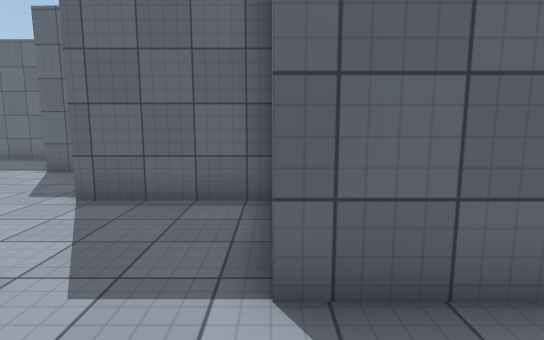
[1] (above)

19 first-person views from a walk through a scene from a Unity 3-D project. The camera is 1.5 m above the floor, tilts 8° down and sees 80° across. The floor is counted in squares, 1 m on a side. Each view is taken from the middle of a square. On the plan, view 1 faces up. The plan holds only what a view shows up to about 15 squares ahead; the rest is blank. The place goes on beyond the plan. The player is left out. Some animated figures are left out. Surface patterns are stand-ins for the level's own textures.

[2]
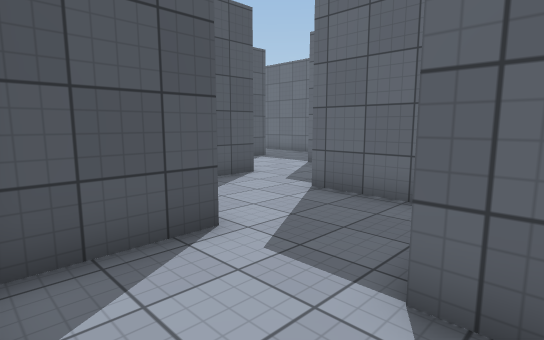

[3]
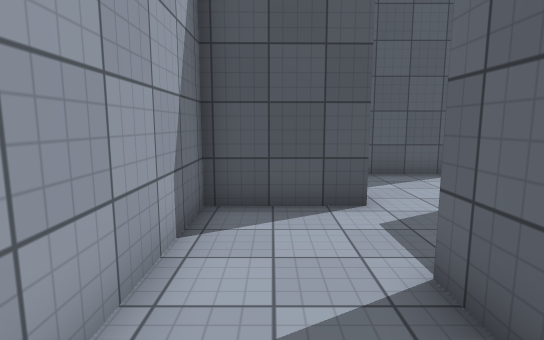

[4]
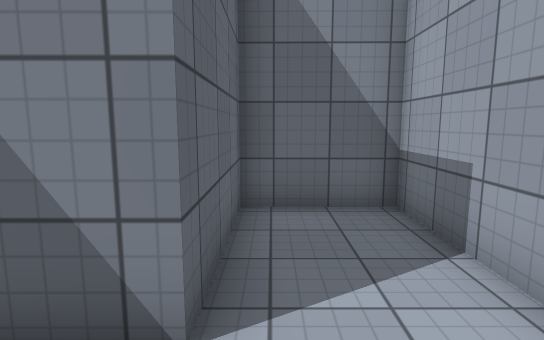

[5]
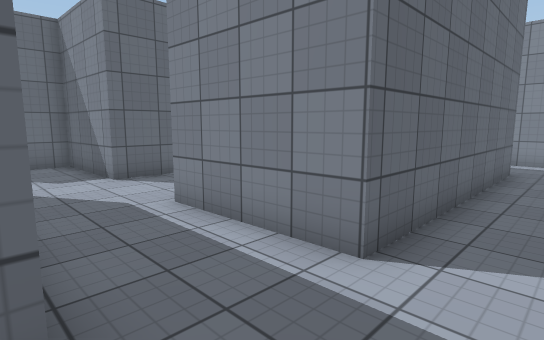

[6]
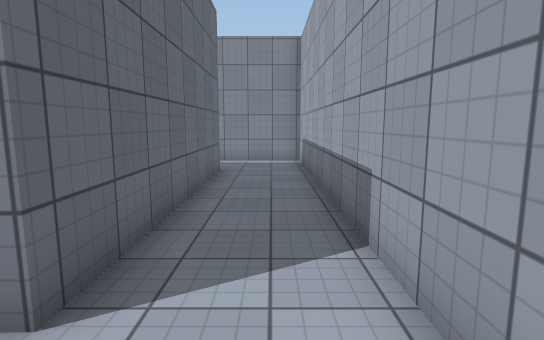

[7]
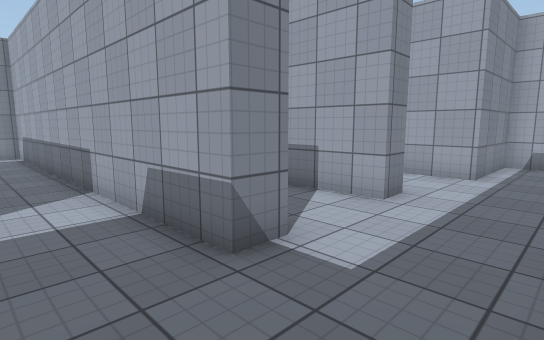

[8]
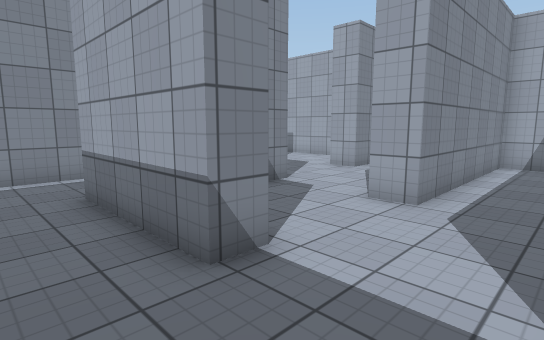

[9]
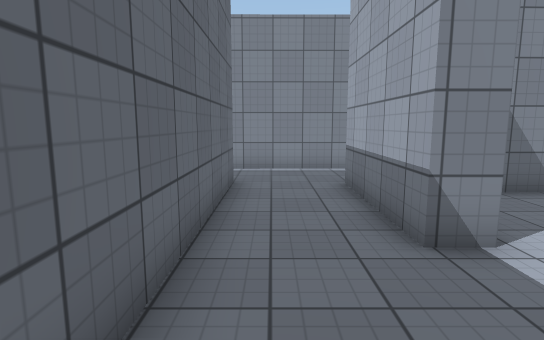

[10]
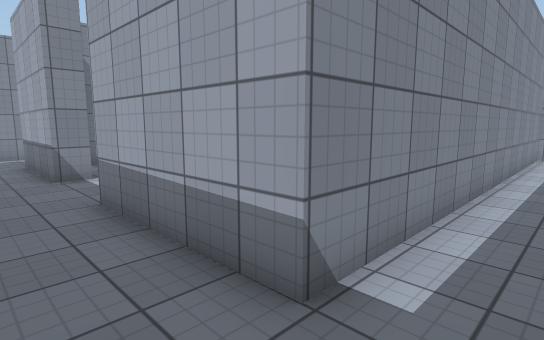

[11]
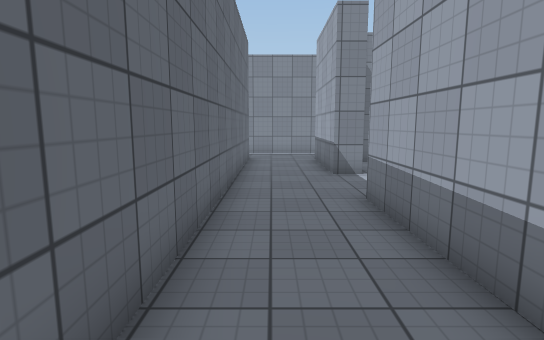

[12]
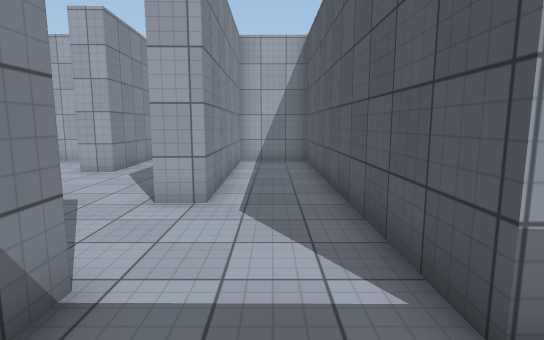

[13]
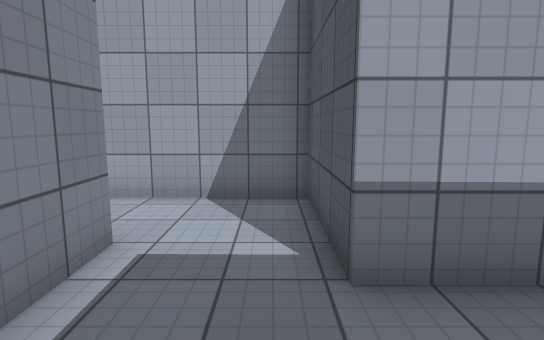

[14]
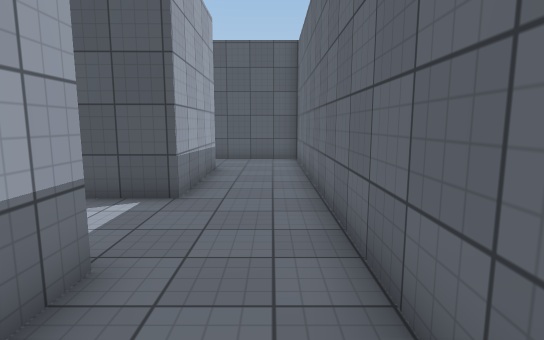

[15]
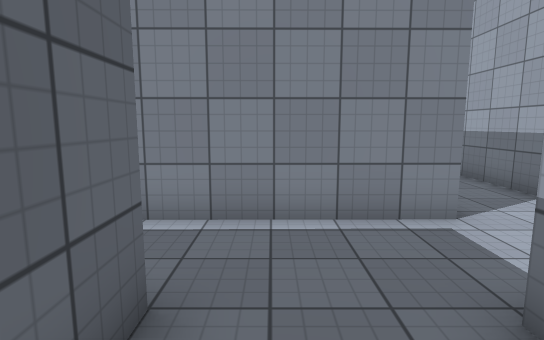

[16]
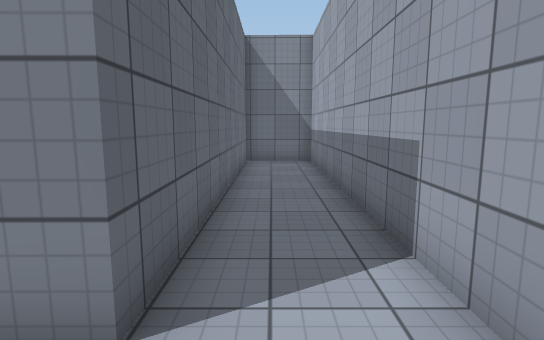

[17]
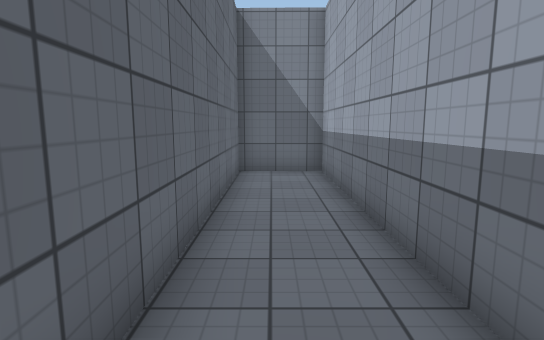

[18]
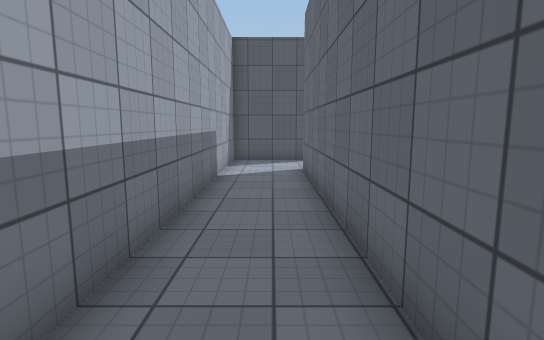

[19]
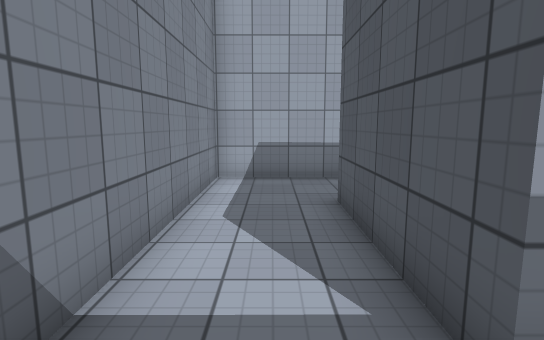

### Floor plan
Ten units are one square. View 1 is at (0, 0); x grows to the right and y downward. Boxes are objects, and circles mark ways between rooms. Rooms are numbered by the first view taken in them; rooms with no view inside come last. Other rooms are left out.
<svg viewBox="-180 -151 299 276">
<path fill="none" stroke="#000" d="M0 -63 -39 -63 -39 -75M47 -35 47 13 -38 13 -39 -27 -29 -28 -28 3 38 3 38 -26 1 -26 1 -39M-72 42 76 42 76 -34M-67 -69 -67 -39M-72 52 -72 42M-72 91 -72 81 -45 81M-77 120 -57 120M-39 -75 -40 -102 -72 -102 -72 -111 -27 -111 -27 -96M-77 5 -78 -69 -67 -69M-24 -140 -175 -141M0 -101 0 -146M-153 42 -154 -112 -105 -111 -104 2 -77 2M-27 -96 -27 -74 114 -74 114 -101 0 -101"/>
<circle cx="-70" cy="25" r="3" fill="#2a7"/>
<circle cx="-55" cy="-65" r="3" fill="#2a7"/>
<circle cx="-15" cy="-105" r="3" fill="#2a7"/>
<text x="0" y="-10">1</text>
<text x="-70" y="70">2</text>
<text x="-100" y="-80">3</text>
<text x="40" y="-90">4</text>
</svg>
Room 1 opens to room 2. Room 1 opens to room 3. Room 3 opens to room 4.

Where each view was taken, in squares from view 1:
view 1: 0 up, 0 right, facing up
view 2: 0 up, 1 right, facing up-left
view 3: 1 up, 3 right, facing left
view 4: 2 up, 2 left, facing right
view 5: 3 down, 7 left, facing up-right
view 6: 3 down, 6 left, facing right
view 7: 2 down, 10 left, facing down-right
view 8: 13 up, 10 left, facing down-right
view 9: 13 up, 11 left, facing right
view 10: 13 up, 17 left, facing down-right
view 11: 13 up, 17 left, facing right
view 12: 13 up, 9 left, facing down
view 13: 14 up, 2 left, facing down
view 14: 13 up, 4 left, facing left
view 15: 13 up, 5 left, facing right
view 16: 9 up, 2 left, facing right
view 17: 9 up, 1 right, facing right
view 18: 9 up, 11 right, facing left
view 19: 5 up, 6 right, facing down
